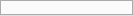
<?xml version="1.0" encoding="UTF-8"?>
<ui version="4.0">
 <class>SDEditortab</class>
 <widget class="QWidget" name="SDEditortab">
  <property name="geometry">
   <rect>
    <x>0</x>
    <y>0</y>
    <width>133</width>
    <height>16</height>
   </rect>
  </property>
  <property name="styleSheet">
   <string notr="true"/>
  </property>
  <layout class="QGridLayout" name="gridLayout">
   <property name="leftMargin">
    <number>0</number>
   </property>
   <property name="topMargin">
    <number>0</number>
   </property>
   <property name="rightMargin">
    <number>0</number>
   </property>
   <property name="bottomMargin">
    <number>0</number>
   </property>
   <property name="spacing">
    <number>2</number>
   </property>
   <item row="0" column="0">
    <widget class="QTabWidget" name="tabWidget">
     <property name="autoFillBackground">
      <bool>false</bool>
     </property>
     <property name="styleSheet">
      <string notr="true"/>
     </property>
     <property name="currentIndex">
      <number>-1</number>
     </property>
     <property name="tabsClosable">
      <bool>true</bool>
     </property>
     <property name="movable">
      <bool>true</bool>
     </property>
    </widget>
   </item>
  </layout>
 </widget>
 <resources/>
 <connections/>
</ui>
